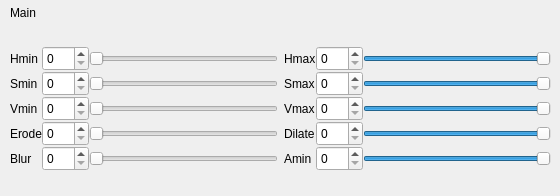
        <widget class="QWidget" name="pageVisionHSVCalibrationMain">
         <widget class="QWidget" name="layoutWidget_8">
          <property name="geometry">
           <rect>
            <x>10</x>
            <y>30</y>
            <width>541</width>
            <height>157</height>
           </rect>
          </property>
          <layout class="QGridLayout" name="gridLayoutVisionHSVCalibrationMain">
           <property name="verticalSpacing">
            <number>0</number>
           </property>
           <item row="0" column="0">
            <layout class="QGridLayout" name="gridLayouVisionHSVCalibrationMain">
             <item row="0" column="0">
              <widget class="QLabel" name="labelVisionHSVCalibrationMainHmin">
               <property name="minimumSize">
                <size>
                 <width>0</width>
                 <height>25</height>
                </size>
               </property>
               <property name="maximumSize">
                <size>
                 <width>16777215</width>
                 <height>25</height>
                </size>
               </property>
               <property name="text">
                <string>Hmin</string>
               </property>
              </widget>
             </item>
             <item row="0" column="1">
              <widget class="QSpinBox" name="spinBoxVisionHSVCalibrationMainHmin">
               <property name="minimumSize">
                <size>
                 <width>0</width>
                 <height>25</height>
                </size>
               </property>
               <property name="maximumSize">
                <size>
                 <width>16777215</width>
                 <height>25</height>
                </size>
               </property>
               <property name="readOnly">
                <bool>false</bool>
               </property>
               <property name="minimum">
                <number>0</number>
               </property>
               <property name="maximum">
                <number>255</number>
               </property>
               <property name="value">
                <number>0</number>
               </property>
              </widget>
             </item>
             <item row="0" column="2">
              <widget class="QSlider" name="horizontalSliderVisionHSVCalibrationMainHmin">
               <property name="minimumSize">
                <size>
                 <width>0</width>
                 <height>25</height>
                </size>
               </property>
               <property name="maximumSize">
                <size>
                 <width>16777215</width>
                 <height>25</height>
                </size>
               </property>
               <property name="minimum">
                <number>0</number>
               </property>
               <property name="maximum">
                <number>255</number>
               </property>
               <property name="tracking">
                <bool>true</bool>
               </property>
               <property name="orientation">
                <enum>Qt::Horizontal</enum>
               </property>
               <property name="invertedAppearance">
                <bool>false</bool>
               </property>
              </widget>
             </item>
             <item row="1" column="0">
              <widget class="QLabel" name="labelVisionHSVCalibrationMainSmin">
               <property name="minimumSize">
                <size>
                 <width>0</width>
                 <height>25</height>
                </size>
               </property>
               <property name="maximumSize">
                <size>
                 <width>16777215</width>
                 <height>25</height>
                </size>
               </property>
               <property name="text">
                <string>Smin</string>
               </property>
              </widget>
             </item>
             <item row="1" column="1">
              <widget class="QSpinBox" name="spinBoxVisionHSVCalibrationMainSmin">
               <property name="minimumSize">
                <size>
                 <width>0</width>
                 <height>25</height>
                </size>
               </property>
               <property name="maximumSize">
                <size>
                 <width>16777215</width>
                 <height>25</height>
                </size>
               </property>
               <property name="readOnly">
                <bool>false</bool>
               </property>
               <property name="minimum">
                <number>0</number>
               </property>
               <property name="maximum">
                <number>255</number>
               </property>
               <property name="value">
                <number>0</number>
               </property>
              </widget>
             </item>
             <item row="1" column="2">
              <widget class="QSlider" name="horizontalSliderVisionHSVCalibrationMainSmin">
               <property name="minimumSize">
                <size>
                 <width>0</width>
                 <height>25</height>
                </size>
               </property>
               <property name="maximumSize">
                <size>
                 <width>16777215</width>
                 <height>25</height>
                </size>
               </property>
               <property name="minimum">
                <number>0</number>
               </property>
               <property name="maximum">
                <number>255</number>
               </property>
               <property name="tracking">
                <bool>true</bool>
               </property>
               <property name="orientation">
                <enum>Qt::Horizontal</enum>
               </property>
               <property name="invertedAppearance">
                <bool>false</bool>
               </property>
              </widget>
             </item>
             <item row="2" column="0">
              <widget class="QLabel" name="labelVisionHSVCalibrationMainVmin">
               <property name="minimumSize">
                <size>
                 <width>0</width>
                 <height>25</height>
                </size>
               </property>
               <property name="maximumSize">
                <size>
                 <width>16777215</width>
                 <height>25</height>
                </size>
               </property>
               <property name="text">
                <string>Vmin</string>
               </property>
              </widget>
             </item>
             <item row="2" column="1">
              <widget class="QSpinBox" name="spinBoxVisionHSVCalibrationMainVmin">
               <property name="minimumSize">
                <size>
                 <width>0</width>
                 <height>25</height>
                </size>
               </property>
               <property name="maximumSize">
                <size>
                 <width>16777215</width>
                 <height>25</height>
                </size>
               </property>
               <property name="readOnly">
                <bool>false</bool>
               </property>
               <property name="minimum">
                <number>0</number>
               </property>
               <property name="maximum">
                <number>255</number>
               </property>
               <property name="value">
                <number>0</number>
               </property>
              </widget>
             </item>
             <item row="2" column="2">
              <widget class="QSlider" name="horizontalSliderVisionHSVCalibrationMainVmin">
               <property name="minimumSize">
                <size>
                 <width>0</width>
                 <height>25</height>
                </size>
               </property>
               <property name="maximumSize">
                <size>
                 <width>16777215</width>
                 <height>25</height>
                </size>
               </property>
               <property name="minimum">
                <number>0</number>
               </property>
               <property name="maximum">
                <number>255</number>
               </property>
               <property name="tracking">
                <bool>true</bool>
               </property>
               <property name="orientation">
                <enum>Qt::Horizontal</enum>
               </property>
               <property name="invertedAppearance">
                <bool>false</bool>
               </property>
              </widget>
             </item>
             <item row="3" column="0">
              <widget class="QLabel" name="labelVisionHSVCalibrationMainErode">
               <property name="minimumSize">
                <size>
                 <width>0</width>
                 <height>25</height>
                </size>
               </property>
               <property name="maximumSize">
                <size>
                 <width>16777215</width>
                 <height>25</height>
                </size>
               </property>
               <property name="text">
                <string>Erode</string>
               </property>
              </widget>
             </item>
             <item row="3" column="1">
              <widget class="QSpinBox" name="spinBoxVisionHSVCalibrationMainErode">
               <property name="minimumSize">
                <size>
                 <width>0</width>
                 <height>25</height>
                </size>
               </property>
               <property name="maximumSize">
                <size>
                 <width>16777215</width>
                 <height>25</height>
                </size>
               </property>
               <property name="readOnly">
                <bool>false</bool>
               </property>
               <property name="minimum">
                <number>0</number>
               </property>
               <property name="maximum">
                <number>255</number>
               </property>
               <property name="value">
                <number>0</number>
               </property>
              </widget>
             </item>
             <item row="3" column="2">
              <widget class="QSlider" name="horizontalSliderVisionHSVCalibrationMainErode">
               <property name="minimumSize">
                <size>
                 <width>0</width>
                 <height>25</height>
                </size>
               </property>
               <property name="maximumSize">
                <size>
                 <width>16777215</width>
                 <height>25</height>
                </size>
               </property>
               <property name="minimum">
                <number>0</number>
               </property>
               <property name="maximum">
                <number>255</number>
               </property>
               <property name="tracking">
                <bool>true</bool>
               </property>
               <property name="orientation">
                <enum>Qt::Horizontal</enum>
               </property>
               <property name="invertedAppearance">
                <bool>false</bool>
               </property>
              </widget>
             </item>
             <item row="4" column="0">
              <widget class="QLabel" name="labelVisionHSVCalibrationMainBlur">
               <property name="minimumSize">
                <size>
                 <width>0</width>
                 <height>25</height>
                </size>
               </property>
               <property name="maximumSize">
                <size>
                 <width>16777215</width>
                 <height>25</height>
                </size>
               </property>
               <property name="text">
                <string>Blur</string>
               </property>
              </widget>
             </item>
             <item row="4" column="1">
              <widget class="QSpinBox" name="spinBoxVisionHSVCalibrationMainBlur">
               <property name="minimumSize">
                <size>
                 <width>0</width>
                 <height>25</height>
                </size>
               </property>
               <property name="maximumSize">
                <size>
                 <width>16777215</width>
                 <height>25</height>
                </size>
               </property>
               <property name="readOnly">
                <bool>false</bool>
               </property>
               <property name="minimum">
                <number>0</number>
               </property>
               <property name="maximum">
                <number>255</number>
               </property>
               <property name="value">
                <number>0</number>
               </property>
              </widget>
             </item>
             <item row="4" column="2">
              <widget class="QSlider" name="horizontalSliderVisionHSVCalibrationMainBlur">
               <property name="minimumSize">
                <size>
                 <width>0</width>
                 <height>25</height>
                </size>
               </property>
               <property name="maximumSize">
                <size>
                 <width>16777215</width>
                 <height>25</height>
                </size>
               </property>
               <property name="minimum">
                <number>0</number>
               </property>
               <property name="maximum">
                <number>255</number>
               </property>
               <property name="tracking">
                <bool>true</bool>
               </property>
               <property name="orientation">
                <enum>Qt::Horizontal</enum>
               </property>
               <property name="invertedAppearance">
                <bool>false</bool>
               </property>
              </widget>
             </item>
            </layout>
           </item>
           <item row="0" column="1">
            <layout class="QGridLayout" name="gridLayoutVisionHSVCalibrationMain_2">
             <item row="0" column="0">
              <widget class="QLabel" name="labelVisionHSVCalibrationMainHmax">
               <property name="minimumSize">
                <size>
                 <width>0</width>
                 <height>25</height>
                </size>
               </property>
               <property name="maximumSize">
                <size>
                 <width>16777215</width>
                 <height>25</height>
                </size>
               </property>
               <property name="text">
                <string>Hmax</string>
               </property>
              </widget>
             </item>
             <item row="0" column="1">
              <widget class="QSpinBox" name="spinBoxVisionHSVCalibrationMainHmax">
               <property name="minimumSize">
                <size>
                 <width>0</width>
                 <height>25</height>
                </size>
               </property>
               <property name="maximumSize">
                <size>
                 <width>16777215</width>
                 <height>25</height>
                </size>
               </property>
               <property name="readOnly">
                <bool>false</bool>
               </property>
               <property name="minimum">
                <number>0</number>
               </property>
               <property name="maximum">
                <number>255</number>
               </property>
               <property name="value">
                <number>0</number>
               </property>
              </widget>
             </item>
             <item row="0" column="2">
              <widget class="QSlider" name="horizontalSliderVisionHSVCalibrationMainHmax">
               <property name="minimumSize">
                <size>
                 <width>0</width>
                 <height>25</height>
                </size>
               </property>
               <property name="maximumSize">
                <size>
                 <width>16777215</width>
                 <height>25</height>
                </size>
               </property>
               <property name="minimum">
                <number>0</number>
               </property>
               <property name="maximum">
                <number>255</number>
               </property>
               <property name="value">
                <number>255</number>
               </property>
               <property name="tracking">
                <bool>true</bool>
               </property>
               <property name="orientation">
                <enum>Qt::Horizontal</enum>
               </property>
               <property name="invertedAppearance">
                <bool>false</bool>
               </property>
              </widget>
             </item>
             <item row="1" column="0">
              <widget class="QLabel" name="labelVisionHSVCalibrationMainSmax">
               <property name="minimumSize">
                <size>
                 <width>0</width>
                 <height>25</height>
                </size>
               </property>
               <property name="maximumSize">
                <size>
                 <width>16777215</width>
                 <height>25</height>
                </size>
               </property>
               <property name="text">
                <string>Smax</string>
               </property>
              </widget>
             </item>
             <item row="1" column="1">
              <widget class="QSpinBox" name="spinBoxVisionHSVCalibrationMainSmax">
               <property name="minimumSize">
                <size>
                 <width>0</width>
                 <height>25</height>
                </size>
               </property>
               <property name="maximumSize">
                <size>
                 <width>16777215</width>
                 <height>25</height>
                </size>
               </property>
               <property name="readOnly">
                <bool>false</bool>
               </property>
               <property name="minimum">
                <number>0</number>
               </property>
               <property name="maximum">
                <number>255</number>
               </property>
               <property name="value">
                <number>0</number>
               </property>
              </widget>
             </item>
             <item row="1" column="2">
              <widget class="QSlider" name="horizontalSliderVisionHSVCalibrationMainSmax">
               <property name="minimumSize">
                <size>
                 <width>0</width>
                 <height>25</height>
                </size>
               </property>
               <property name="maximumSize">
                <size>
                 <width>16777215</width>
                 <height>25</height>
                </size>
               </property>
               <property name="minimum">
                <number>0</number>
               </property>
               <property name="maximum">
                <number>255</number>
               </property>
               <property name="value">
                <number>255</number>
               </property>
               <property name="tracking">
                <bool>true</bool>
               </property>
               <property name="orientation">
                <enum>Qt::Horizontal</enum>
               </property>
               <property name="invertedAppearance">
                <bool>false</bool>
               </property>
              </widget>
             </item>
             <item row="2" column="0">
              <widget class="QLabel" name="labelVisionHSVCalibrationMainVmax">
               <property name="minimumSize">
                <size>
                 <width>0</width>
                 <height>25</height>
                </size>
               </property>
               <property name="maximumSize">
                <size>
                 <width>16777215</width>
                 <height>25</height>
                </size>
               </property>
               <property name="text">
                <string>Vmax</string>
               </property>
              </widget>
             </item>
             <item row="2" column="1">
              <widget class="QSpinBox" name="spinBoxVisionHSVCalibrationMainVmax">
               <property name="minimumSize">
                <size>
                 <width>0</width>
                 <height>25</height>
                </size>
               </property>
               <property name="maximumSize">
                <size>
                 <width>16777215</width>
                 <height>25</height>
                </size>
               </property>
               <property name="readOnly">
                <bool>false</bool>
               </property>
               <property name="minimum">
                <number>0</number>
               </property>
               <property name="maximum">
                <number>255</number>
               </property>
               <property name="value">
                <number>0</number>
               </property>
              </widget>
             </item>
             <item row="2" column="2">
              <widget class="QSlider" name="horizontalSliderVisionHSVCalibrationMainVmax">
               <property name="minimumSize">
                <size>
                 <width>0</width>
                 <height>25</height>
                </size>
               </property>
               <property name="maximumSize">
                <size>
                 <width>16777215</width>
                 <height>25</height>
                </size>
               </property>
               <property name="minimum">
                <number>0</number>
               </property>
               <property name="maximum">
                <number>255</number>
               </property>
               <property name="value">
                <number>255</number>
               </property>
               <property name="tracking">
                <bool>true</bool>
               </property>
               <property name="orientation">
                <enum>Qt::Horizontal</enum>
               </property>
               <property name="invertedAppearance">
                <bool>false</bool>
               </property>
              </widget>
             </item>
             <item row="3" column="0">
              <widget class="QLabel" name="labelVisionHSVCalibrationMainDilate">
               <property name="minimumSize">
                <size>
                 <width>0</width>
                 <height>25</height>
                </size>
               </property>
               <property name="maximumSize">
                <size>
                 <width>16777215</width>
                 <height>25</height>
                </size>
               </property>
               <property name="text">
                <string>Dilate</string>
               </property>
              </widget>
             </item>
             <item row="3" column="1">
              <widget class="QSpinBox" name="spinBoxVisionHSVCalibrationMainDilate">
               <property name="minimumSize">
                <size>
                 <width>0</width>
                 <height>25</height>
                </size>
               </property>
               <property name="maximumSize">
                <size>
                 <width>16777215</width>
                 <height>25</height>
                </size>
               </property>
               <property name="readOnly">
                <bool>false</bool>
               </property>
               <property name="minimum">
                <number>0</number>
               </property>
               <property name="maximum">
                <number>255</number>
               </property>
               <property name="value">
                <number>0</number>
               </property>
              </widget>
             </item>
             <item row="3" column="2">
              <widget class="QSlider" name="horizontalSliderVisionHSVCalibrationMainDilate">
               <property name="minimumSize">
                <size>
                 <width>0</width>
                 <height>25</height>
                </size>
               </property>
               <property name="maximumSize">
                <size>
                 <width>16777215</width>
                 <height>25</height>
                </size>
               </property>
               <property name="minimum">
                <number>0</number>
               </property>
               <property name="maximum">
                <number>255</number>
               </property>
               <property name="value">
                <number>255</number>
               </property>
               <property name="tracking">
                <bool>true</bool>
               </property>
               <property name="orientation">
                <enum>Qt::Horizontal</enum>
               </property>
               <property name="invertedAppearance">
                <bool>false</bool>
               </property>
              </widget>
             </item>
             <item row="4" column="0">
              <widget class="QLabel" name="labelVisionHSVCalibrationMainAmin">
               <property name="minimumSize">
                <size>
                 <width>0</width>
                 <height>25</height>
                </size>
               </property>
               <property name="maximumSize">
                <size>
                 <width>16777215</width>
                 <height>25</height>
                </size>
               </property>
               <property name="text">
                <string>Amin</string>
               </property>
              </widget>
             </item>
             <item row="4" column="1">
              <widget class="QSpinBox" name="spinBoxVisionHSVCalibrationMainAmin">
               <property name="minimumSize">
                <size>
                 <width>0</width>
                 <height>25</height>
                </size>
               </property>
               <property name="maximumSize">
                <size>
                 <width>16777215</width>
                 <height>25</height>
                </size>
               </property>
               <property name="readOnly">
                <bool>false</bool>
               </property>
               <property name="minimum">
                <number>0</number>
               </property>
               <property name="maximum">
                <number>255</number>
               </property>
               <property name="value">
                <number>0</number>
               </property>
              </widget>
             </item>
             <item row="4" column="2">
              <widget class="QSlider" name="horizontalSliderVisionHSVCalibrationMainAmin">
               <property name="minimumSize">
                <size>
                 <width>0</width>
                 <height>25</height>
                </size>
               </property>
               <property name="maximumSize">
                <size>
                 <width>16777215</width>
                 <height>25</height>
                </size>
               </property>
               <property name="minimum">
                <number>0</number>
               </property>
               <property name="maximum">
                <number>255</number>
               </property>
               <property name="value">
                <number>255</number>
               </property>
               <property name="tracking">
                <bool>true</bool>
               </property>
               <property name="orientation">
                <enum>Qt::Horizontal</enum>
               </property>
               <property name="invertedAppearance">
                <bool>false</bool>
               </property>
              </widget>
             </item>
            </layout>
           </item>
          </layout>
         </widget>
         <widget class="QLabel" name="labelVisionHSVCalibrationMain">
          <property name="geometry">
           <rect>
            <x>10</x>
            <y>0</y>
            <width>50</width>
            <height>25</height>
           </rect>
          </property>
          <property name="minimumSize">
           <size>
            <width>50</width>
            <height>25</height>
           </size>
          </property>
          <property name="maximumSize">
           <size>
            <width>50</width>
            <height>25</height>
           </size>
          </property>
          <property name="text">
           <string>Main</string>
          </property>
          <property name="alignment">
           <set>Qt::AlignLeading|Qt::AlignLeft|Qt::AlignVCenter</set>
          </property>
         </widget>
        </widget>
